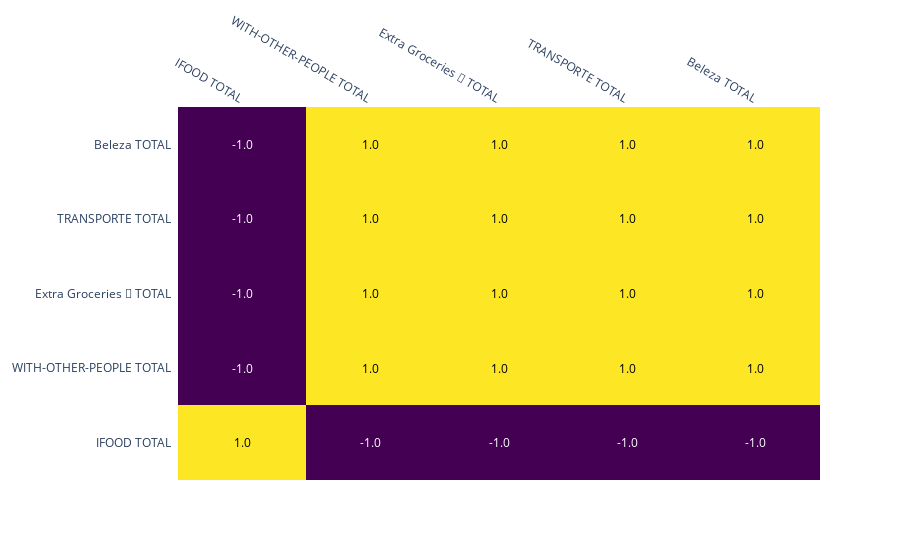

The notebook cell saved with this chart:
### Code cell
historic_controllable = historic_useful_for_correlation[controllable_variables]
corr = historic_controllable.corr()
x = list(corr.columns)
y = list(corr.index)
z = np.array(corr)

fig = ff.create_annotated_heatmap(
    z,
    x = x,
    y = y ,
    annotation_text = np.around(z, decimals=2),
    hoverinfo='z',
    colorscale='Viridis'
    )
fig.show()

### Figure 1 — Plotly figure (JSON) as saved in the notebook; plotly's stock layout.template omitted (floating-point values rounded to 4 significant figures)
{"data": [{"colorscale": [[0, "#440154"], [0.1111, "#482878"], [0.2222, "#3e4989"], [0.3333, "#31688e"], [0.4444, "#26828e"], [0.5556, "#1f9e89"], [0.6667, "#35b779"], [0.7778, "#6ece58"], [0.8889, "#b5de2b"], [1, "#fde725"]], "hoverinfo": "z", "reversescale": false, "showscale": false, "type": "heatmap", "x": ["IFOOD TOTAL", "WITH-OTHER-PEOPLE TOTAL", "Extra Groceries 🥫 TOTAL", "TRANSPORTE TOTAL", "Beleza TOTAL"], "y": ["IFOOD TOTAL", "WITH-OTHER-PEOPLE TOTAL", "Extra Groceries 🥫 TOTAL", "TRANSPORTE TOTAL", "Beleza TOTAL"], "z": [[1, -1.0, -1, -1, -1.0], [-1.0, 1, 1.0, 1, 1.0], [-1, 1.0, 1, 1.0, 1.0], [-1, 1, 1.0, 1, 1.0], [-1.0, 1.0, 1.0, 1.0, 1]]}], "layout": {"annotations": [{"font": {"color": "#000000"}, "showarrow": false, "text": "1.0", "x": "IFOOD TOTAL", "xref": "x", "y": "IFOOD TOTAL", "yref": "y"}, {"font": {"color": "#FFFFFF"}, "showarrow": false, "text": "-1.0", "x": "WITH-OTHER-PEOPLE TOTAL", "xref": "x", "y": "IFOOD TOTAL", "yref": "y"}, {"font": {"color": "#FFFFFF"}, "showarrow": false, "text": "-1.0", "x": "Extra Groceries 🥫 TOTAL", "xref": "x", "y": "IFOOD TOTAL", "yref": "y"}, {"font": {"color": "#FFFFFF"}, "showarrow": false, "text": "-1.0", "x": "TRANSPORTE TOTAL", "xref": "x", "y": "IFOOD TOTAL", "yref": "y"}, {"font": {"color": "#FFFFFF"}, "showarrow": false, "text": "-1.0", "x": "Beleza TOTAL", "xref": "x", "y": "IFOOD TOTAL", "yref": "y"}, {"font": {"color": "#FFFFFF"}, "showarrow": false, "text": "-1.0", "x": "IFOOD TOTAL", "xref": "x", "y": "WITH-OTHER-PEOPLE TOTAL", "yref": "y"}, {"font": {"color": "#000000"}, "showarrow": false, "text": "1.0", "x": "WITH-OTHER-PEOPLE TOTAL", "xref": "x", "y": "WITH-OTHER-PEOPLE TOTAL", "yref": "y"}, {"font": {"color": "#000000"}, "showarrow": false, "text": "1.0", "x": "Extra Groceries 🥫 TOTAL", "xref": "x", "y": "WITH-OTHER-PEOPLE TOTAL", "yref": "y"}, {"font": {"color": "#000000"}, "showarrow": false, "text": "1.0", "x": "TRANSPORTE TOTAL", "xref": "x", "y": "WITH-OTHER-PEOPLE TOTAL", "yref": "y"}, {"font": {"color": "#000000"}, "showarrow": false, "text": "1.0", "x": "Beleza TOTAL", "xref": "x", "y": "WITH-OTHER-PEOPLE TOTAL", "yref": "y"}, {"font": {"color": "#FFFFFF"}, "showarrow": false, "text": "-1.0", "x": "IFOOD TOTAL", "xref": "x", "y": "Extra Groceries 🥫 TOTAL", "yref": "y"}, {"font": {"color": "#000000"}, "showarrow": false, "text": "1.0", "x": "WITH-OTHER-PEOPLE TOTAL", "xref": "x", "y": "Extra Groceries 🥫 TOTAL", "yref": "y"}, {"font": {"color": "#000000"}, "showarrow": false, "text": "1.0", "x": "Extra Groceries 🥫 TOTAL", "xref": "x", "y": "Extra Groceries 🥫 TOTAL", "yref": "y"}, {"font": {"color": "#000000"}, "showarrow": false, "text": "1.0", "x": "TRANSPORTE TOTAL", "xref": "x", "y": "Extra Groceries 🥫 TOTAL", "yref": "y"}, {"font": {"color": "#000000"}, "showarrow": false, "text": "1.0", "x": "Beleza TOTAL", "xref": "x", "y": "Extra Groceries 🥫 TOTAL", "yref": "y"}, {"font": {"color": "#FFFFFF"}, "showarrow": false, "text": "-1.0", "x": "IFOOD TOTAL", "xref": "x", "y": "TRANSPORTE TOTAL", "yref": "y"}, {"font": {"color": "#000000"}, "showarrow": false, "text": "1.0", "x": "WITH-OTHER-PEOPLE TOTAL", "xref": "x", "y": "TRANSPORTE TOTAL", "yref": "y"}, {"font": {"color": "#000000"}, "showarrow": false, "text": "1.0", "x": "Extra Groceries 🥫 TOTAL", "xref": "x", "y": "TRANSPORTE TOTAL", "yref": "y"}, {"font": {"color": "#000000"}, "showarrow": false, "text": "1.0", "x": "TRANSPORTE TOTAL", "xref": "x", "y": "TRANSPORTE TOTAL", "yref": "y"}, {"font": {"color": "#000000"}, "showarrow": false, "text": "1.0", "x": "Beleza TOTAL", "xref": "x", "y": "TRANSPORTE TOTAL", "yref": "y"}, {"font": {"color": "#FFFFFF"}, "showarrow": false, "text": "-1.0", "x": "IFOOD TOTAL", "xref": "x", "y": "Beleza TOTAL", "yref": "y"}, {"font": {"color": "#000000"}, "showarrow": false, "text": "1.0", "x": "WITH-OTHER-PEOPLE TOTAL", "xref": "x", "y": "Beleza TOTAL", "yref": "y"}, {"font": {"color": "#000000"}, "showarrow": false, "text": "1.0", "x": "Extra Groceries 🥫 TOTAL", "xref": "x", "y": "Beleza TOTAL", "yref": "y"}, {"font": {"color": "#000000"}, "showarrow": false, "text": "1.0", "x": "TRANSPORTE TOTAL", "xref": "x", "y": "Beleza TOTAL", "yref": "y"}, {"font": {"color": "#000000"}, "showarrow": false, "text": "1.0", "x": "Beleza TOTAL", "xref": "x", "y": "Beleza TOTAL", "yref": "y"}], "xaxis": {"dtick": 1, "gridcolor": "rgb(0, 0, 0)", "side": "top", "ticks": ""}, "yaxis": {"dtick": 1, "ticks": "", "ticksuffix": "  "}}}
